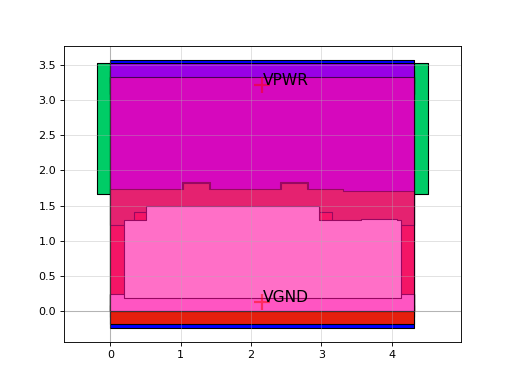

Source code (Python):
import sky130

c = sky130.components.sky130_fd_sc_hs__a2111o_1()
c.plot()
